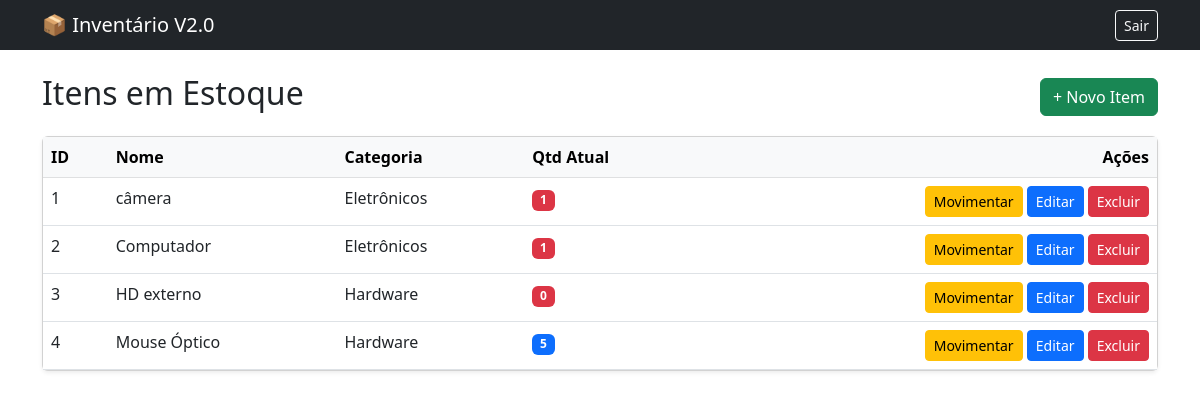
Page /dashboard (signed in) on the committed database.
### tables this page shows
CREATE TABLE tb_item (
    id_item INTEGER PRIMARY KEY AUTOINCREMENT,
    nome TEXT NOT NULL,
    descricao TEXT,
    quantidade_atual INTEGER NOT NULL DEFAULT 0,
    id_categoria INTEGER NOT NULL,
    FOREIGN KEY (id_categoria) REFERENCES tb_categoria (id_categoria)
);

CREATE TABLE tb_categoria (
    id_categoria INTEGER PRIMARY KEY AUTOINCREMENT,
    nome TEXT NOT NULL UNIQUE
);

### main.py (the view)
@app.route('/dashboard')
def dashboard():
    if 'usuario_logado' not in session: return redirect(url_for('login'))
    conn = get_db_connection()
    itens = conn.execute('SELECT i.*, c.nome as nome_categoria FROM tb_item i JOIN tb_categoria c ON i.id_categoria = c.id_categoria').fetchall()
    conn.close()
    return render_template('dashboard.html', itens=itens)

### main.py (called while the page is built)
def get_db_connection():
    conn = sqlite3.connect('database.db')
    conn.row_factory = sqlite3.Row
    return conn

### templates/dashboard.html (shortened to what this page needs)
<!doctype html>
<html lang="pt-br">
<head>
    <link href="https://cdn.jsdelivr.net/npm/bootstrap@5.3.0/dist/css/bootstrap.min.css" rel="stylesheet">
</head>
<body>
    <nav class="navbar navbar-dark bg-dark mb-4">
        <div class="container">
            <span class="navbar-brand mb-0 h1">📦 Inventário V2.0</span>
            <a href="/logout" class="btn btn-outline-light btn-sm">Sair</a>
        </div>
    </nav>
    <div class="container">
        <div class="d-flex justify-content-between align-items-center mb-3">
            <h2>Itens em Estoque</h2>
            <a href="/novo_item" class="btn btn-success">+ Novo Item</a>
        </div>
        <div class="card shadow-sm">
            <table class="table table-hover mb-0">
                <thead class="table-light">
                    <tr>
                        <th>ID</th>
                        <th>Nome</th>
                        <th>Categoria</th>
                        <th>Qtd Atual</th>
                        <th class="text-end">Ações</th>
                    </tr>
                </thead>
                <tbody>
                    {% for item in itens %}
                    <tr>
                        <td>{{ item['id_item'] }}</td>
                        <td>{{ item['nome'] }}</td>
                        <td>{{ item['nome_categoria'] }}</td>
                        <td>
                            <span class="badge {% if item['quantidade_atual'] < 5 %}bg-danger{% else %}bg-primary{% endif %}">
                                {{ item['quantidade_atual'] }}
                            </span>
                        </td>
                        <td class="text-end">
                            <a href="/movimentacao/{{ item['id_item'] }}" class="btn btn-sm btn-warning">Movimentar</a>
                            <a href="/editar/{{ item['id_item'] }}" class="btn btn-sm btn-primary">Editar</a>
                            <a href="/deletar/{{ item['id_item'] }}" class="btn btn-sm btn-danger" onclick="return confirm('Tem certeza que deseja excluir este item?')">Excluir</a>
                        </td>
                    </tr>
                    {% endfor %}
                </tbody>
            </table>
        </div>
    </div>
</body>
</html>

### rows in the picture
tb_item: id_item "1", nome "câmera", nome_categoria "Eletrônicos", quantidade_atual "1"
tb_item: id_item "2", nome "Computador", nome_categoria "Eletrônicos", quantidade_atual "1"
tb_item: id_item "3", nome "HD externo", nome_categoria "Hardware", quantidade_atual "0"
tb_item: id_item "4", nome "Mouse Óptico", nome_categoria "Hardware", quantidade_atual "5"
